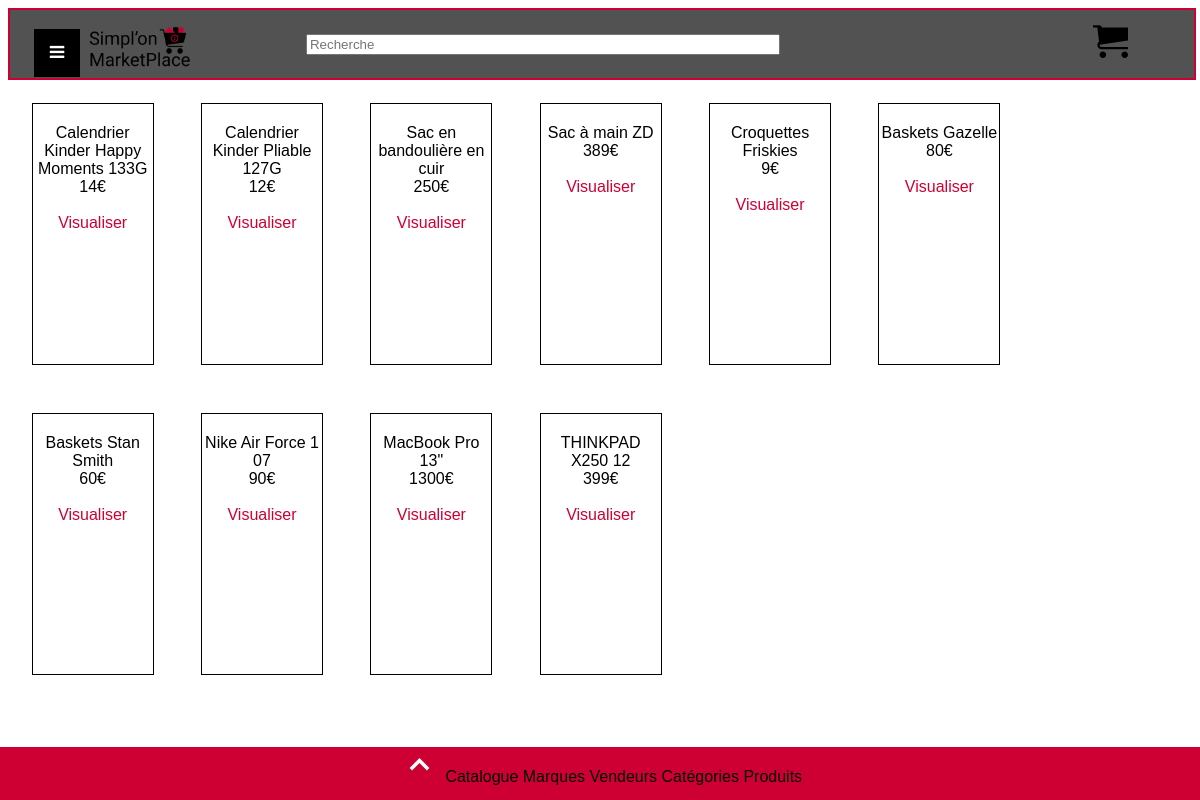
The page / on the database its author committed.
### tables this page shows
CREATE TABLE `products_sellers` (
  `id_seller` int(11) NOT NULL,
  `code_ean_13` bigint(11) NOT NULL,
  `price_ht` float DEFAULT NULL,
  `shipping_ht` float DEFAULT NULL,
  `stock` int(11) DEFAULT NULL
);

CREATE TABLE `products` (
  `code_ean_13` bigint(11) NOT NULL,
  `product_name` varchar(255) DEFAULT NULL,
  `short_description` varchar(255) DEFAULT NULL,
  `long_description` varchar(255) DEFAULT NULL,
  `brand_name` varchar(255) DEFAULT NULL
);

### index.php (the view, shortened to what this page needs)
<?php
include('php/connexion.inc.php');
?>
<!DOCTYPE html>
<html>
<head>
	<link rel="stylesheet" type="text/css" href="css/style.css"/>
	<link rel="stylesheet" href="https://cdnjs.cloudflare.com/ajax/libs/font-awesome/4.7.0/css/font-awesome.min.css">
</head>
<body>
	<?php include('header.php') ?>
	<div class='catalogue'>
<?php
    $maRequete = 'SELECT products.product_name, products_sellers.price_ht FROM products
    INNER JOIN products_sellers ON products_sellers.code_ean_13 = products.code_ean_13 ';
    if ($result = $mysqli->query($maRequete)) :
        while ($donnees = $result->fetch_object()) :
?>
<div class='product_catalogue'>
    <?php echo $donnees->product_name?><br> <?php echo $donnees->price_ht?>€
    <a href='php/read_products.php?product_name=<?php echo $donnees->product_name ; ?>' title= 'Visualiser'><br><br> Visualiser</a>
</div>
<?php
endwhile;
endif;
    $result->close();?>
</div>
	<?php include('footer.php') ?>
</body>
</html>

### css/style.css (style rules this page uses)
body { font-family: Arial, Helvetica, sans-serif; }
a { text-decoration: none; color: #ce0033; }
.catalogue { display: flex; flex-wrap: wrap; }
.product_catalogue { height: 30vh; width: 10vw; min-width: 110px; min-height: 110px; text-align: center; margin: 2%; padding-top: 20px; border: solid 1px #000000; }

### rows shown on the page
products_sellers: code_ean_13.product_name "Calendrier Kinder Happy Moments 133G", price_ht "14"
products_sellers: code_ean_13.product_name "Calendrier Kinder Pliable 127G", price_ht "12"
products_sellers: code_ean_13.product_name "Sac en bandoulière en cuir", price_ht "250"
products_sellers: code_ean_13.product_name "Sac à main ZD", price_ht "389"
products_sellers: code_ean_13.product_name "Croquettes Friskies", price_ht "9"
products_sellers: code_ean_13.product_name "Baskets Gazelle", price_ht "80"
products_sellers: code_ean_13.product_name "Baskets Stan Smith", price_ht "60"
products_sellers: code_ean_13.product_name "Nike Air Force 1 07", price_ht "90"
products_sellers: code_ean_13.product_name "MacBook Pro 13\"", price_ht "1300"
products_sellers: code_ean_13.product_name "THINKPAD X250 12", price_ht "399"
